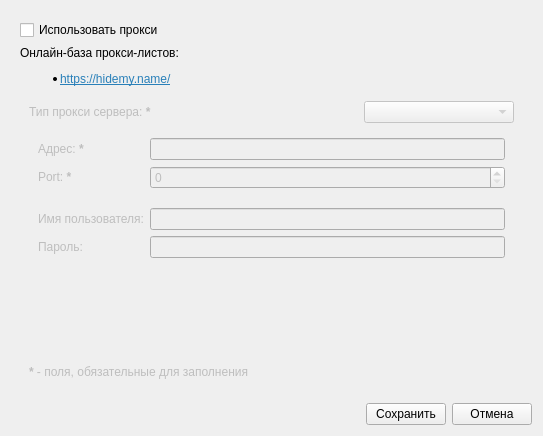
<?xml version="1.0" encoding="UTF-8"?>
<ui version="4.0">
 <class>SettingsForm</class>
 <widget class="QWidget" name="SettingsForm">
  <property name="geometry">
   <rect>
    <x>0</x>
    <y>0</y>
    <width>543</width>
    <height>436</height>
   </rect>
  </property>
  <property name="windowTitle">
   <string>Настройки iVoicer</string>
  </property>
  <property name="windowIcon">
   <iconset resource="../data/icons/icons.qrc">
    <normaloff>:/megaphone.svg</normaloff>:/megaphone.svg</iconset>
  </property>
  <layout class="QVBoxLayout" name="verticalLayout">
   <item>
    <widget class="QTabWidget" name="tabWidget">
     <property name="tabPosition">
      <enum>QTabWidget::North</enum>
     </property>
     <property name="tabShape">
      <enum>QTabWidget::Rounded</enum>
     </property>
     <property name="currentIndex">
      <number>0</number>
     </property>
     <property name="documentMode">
      <bool>true</bool>
     </property>
     <property name="tabBarAutoHide">
      <bool>true</bool>
     </property>
     <widget class="QWidget" name="tabProxy">
      <attribute name="title">
       <string>Настройка доступа через прокси</string>
      </attribute>
      <layout class="QVBoxLayout" name="verticalLayout_2">
       <item>
        <widget class="QCheckBox" name="checkBoxProxyUsed">
         <property name="text">
          <string>Использовать прокси</string>
         </property>
        </widget>
       </item>
       <item>
        <widget class="QLabel" name="labelInfo">
         <property name="text">
          <string>&lt;html&gt;&lt;head/&gt;&lt;body&gt;&lt;p&gt;Онлайн-база прокси-листов:&lt;/p&gt;&lt;ul style=&quot;margin-top: 0px; margin-bottom: 0px; margin-left: 0px; margin-right: 0px; -qt-list-indent: 1;&quot;&gt;&lt;li style=&quot; margin-top:12px; margin-bottom:12px; margin-left:0px; margin-right:0px; -qt-block-indent:0; text-indent:0px;&quot;&gt;&lt;a href=&quot;https://hidemy.name/ru/proxy-list/&quot;&gt;&lt;span style=&quot; text-decoration: underline; color:#2980b9;&quot;&gt;https://hidemy.name/&lt;/span&gt;&lt;/a&gt;&lt;/li&gt;&lt;/ul&gt;&lt;/body&gt;&lt;/html&gt;</string>
         </property>
         <property name="wordWrap">
          <bool>true</bool>
         </property>
        </widget>
       </item>
       <item>
        <widget class="QWidget" name="widgetAllops" native="true">
         <property name="enabled">
          <bool>false</bool>
         </property>
         <layout class="QVBoxLayout" name="verticalLayout_3">
          <item>
           <layout class="QHBoxLayout" name="horizontalLayout_2">
            <item>
             <widget class="QLabel" name="labelProxyType">
              <property name="text">
               <string>&lt;html&gt;&lt;head/&gt;&lt;body&gt;&lt;p&gt;Тип прокси сервера:  &lt;span style=&quot; font-weight:600;&quot;&gt;*&lt;/span&gt;&lt;/p&gt;&lt;/body&gt;&lt;/html&gt;</string>
              </property>
             </widget>
            </item>
            <item>
             <spacer name="horizontalSpacer_2">
              <property name="orientation">
               <enum>Qt::Horizontal</enum>
              </property>
              <property name="sizeHint" stdset="0">
               <size>
                <width>40</width>
                <height>20</height>
               </size>
              </property>
             </spacer>
            </item>
            <item>
             <widget class="QComboBox" name="comboBoxProxyType">
              <property name="minimumSize">
               <size>
                <width>150</width>
                <height>0</height>
               </size>
              </property>
             </widget>
            </item>
           </layout>
          </item>
          <item>
           <widget class="QWidget" name="widgetOps" native="true">
            <layout class="QGridLayout" name="gridLayout">
             <item row="0" column="0">
              <widget class="QLabel" name="labelProxyIP">
               <property name="text">
                <string>&lt;html&gt;&lt;head/&gt;&lt;body&gt;&lt;p&gt;Адрес:  &lt;span style=&quot; font-weight:600;&quot;&gt;*&lt;/span&gt;&lt;/p&gt;&lt;/body&gt;&lt;/html&gt;</string>
               </property>
              </widget>
             </item>
             <item row="0" column="2">
              <widget class="QLineEdit" name="lineEditProxyIP">
               <property name="minimumSize">
                <size>
                 <width>250</width>
                 <height>0</height>
                </size>
               </property>
              </widget>
             </item>
             <item row="1" column="0">
              <widget class="QLabel" name="labelProxyPort">
               <property name="text">
                <string>&lt;html&gt;&lt;head/&gt;&lt;body&gt;&lt;p&gt;Port: &lt;span style=&quot; font-weight:600;&quot;&gt;*&lt;/span&gt;&lt;/p&gt;&lt;/body&gt;&lt;/html&gt;</string>
               </property>
              </widget>
             </item>
             <item row="1" column="2">
              <widget class="QSpinBox" name="spinBoxProxyPort">
               <property name="maximum">
                <number>65535</number>
               </property>
              </widget>
             </item>
             <item row="2" column="1">
              <spacer name="verticalSpacer_2">
               <property name="orientation">
                <enum>Qt::Vertical</enum>
               </property>
               <property name="sizeType">
                <enum>QSizePolicy::Fixed</enum>
               </property>
               <property name="sizeHint" stdset="0">
                <size>
                 <width>20</width>
                 <height>13</height>
                </size>
               </property>
              </spacer>
             </item>
             <item row="3" column="0" colspan="2">
              <widget class="QLabel" name="labelProxyUser">
               <property name="text">
                <string>Имя пользователя:</string>
               </property>
              </widget>
             </item>
             <item row="3" column="2">
              <widget class="QLineEdit" name="lineEditUser"/>
             </item>
             <item row="4" column="0">
              <widget class="QLabel" name="labelProxyPass">
               <property name="text">
                <string>Пароль:</string>
               </property>
              </widget>
             </item>
             <item row="4" column="2">
              <widget class="QLineEdit" name="lineEditPassword"/>
             </item>
            </layout>
           </widget>
          </item>
          <item>
           <spacer name="verticalSpacer">
            <property name="orientation">
             <enum>Qt::Vertical</enum>
            </property>
            <property name="sizeHint" stdset="0">
             <size>
              <width>20</width>
              <height>91</height>
             </size>
            </property>
           </spacer>
          </item>
          <item>
           <widget class="QLabel" name="label">
            <property name="text">
             <string>&lt;html&gt;&lt;head/&gt;&lt;body&gt;&lt;p&gt;&lt;span style=&quot; font-weight:600;&quot;&gt;*&lt;/span&gt; - поля, обязательные для заполнения&lt;/p&gt;&lt;/body&gt;&lt;/html&gt;</string>
            </property>
           </widget>
          </item>
         </layout>
        </widget>
       </item>
      </layout>
     </widget>
    </widget>
   </item>
   <item>
    <layout class="QHBoxLayout" name="horizontalLayout">
     <item>
      <spacer name="horizontalSpacer">
       <property name="orientation">
        <enum>Qt::Horizontal</enum>
       </property>
       <property name="sizeHint" stdset="0">
        <size>
         <width>40</width>
         <height>20</height>
        </size>
       </property>
      </spacer>
     </item>
     <item>
      <widget class="QPushButton" name="pushButtonSave">
       <property name="text">
        <string>Сохранить</string>
       </property>
      </widget>
     </item>
     <item>
      <widget class="QPushButton" name="pushButtonCancel">
       <property name="text">
        <string>Отмена</string>
       </property>
      </widget>
     </item>
    </layout>
   </item>
  </layout>
 </widget>
 <resources>
  <include location="../data/icons/icons.qrc"/>
 </resources>
 <connections>
  <connection>
   <sender>pushButtonCancel</sender>
   <signal>clicked()</signal>
   <receiver>SettingsForm</receiver>
   <slot>close()</slot>
   <hints>
    <hint type="sourcelabel">
     <x>579</x>
     <y>345</y>
    </hint>
    <hint type="destinationlabel">
     <x>212</x>
     <y>159</y>
    </hint>
   </hints>
  </connection>
  <connection>
   <sender>checkBoxProxyUsed</sender>
   <signal>toggled(bool)</signal>
   <receiver>widgetAllops</receiver>
   <slot>setEnabled(bool)</slot>
   <hints>
    <hint type="sourcelabel">
     <x>48</x>
     <y>52</y>
    </hint>
    <hint type="destinationlabel">
     <x>29</x>
     <y>73</y>
    </hint>
   </hints>
  </connection>
 </connections>
</ui>
